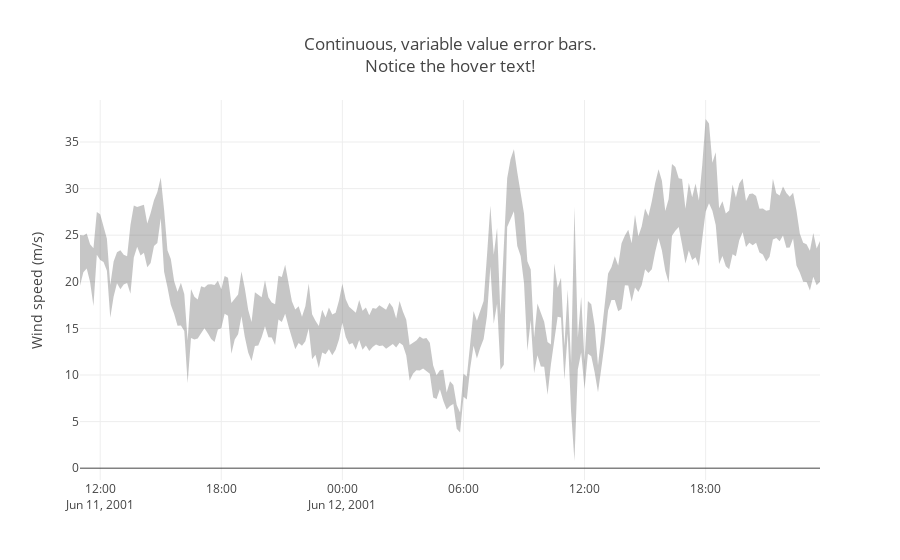

Notebook code for this chart:
### Code cell
df = pd.read_csv('https://raw.githubusercontent.com/plotly/datasets/master/wind_speed_laurel_nebraska.csv')

upper_bound = go.Scatter(
    name='Upper Bound',
    x=df['Time'],
    y=df['10 Min Sampled Avg']+df['10 Min Std Dev'],
    mode='lines',
    marker=dict(color="444"),
    line=dict(width=0),
    fillcolor='rgba(68, 68, 68, 0.3)',
    fill='tonexty')

trace = go.Scatter(
    name='Measurement',
    x=df['Time'],
    y=df['10 Min Sampled Avg'],
    mode='lines',
    line=dict(color='rgb(31, 119, 180)'),
    fillcolor='rgba(68, 68, 68, 0.3)',
    fill='tonexty')

lower_bound = go.Scatter(
    name='Lower Bound',
    x=df['Time'],
    y=df['10 Min Sampled Avg']-df['10 Min Std Dev'],
    marker=dict(color="444"),
    line=dict(width=0),
    mode='lines')

# Trace order can be important
# with continuous error bars
data = [
    lower_bound, 
#     trace, 
    upper_bound
]

layout = go.Layout(
    yaxis=dict(title='Wind speed (m/s)'),
    title='Continuous, variable value error bars.<br>Notice the hover text!',
    showlegend = False)

fig = go.Figure(data=data, layout=layout)
iplot(fig, filename='pandas-continuous-error-bars')

### Figure 1 — Plotly figure (JSON) as saved in the notebook; plotly's stock layout.template omitted (floating-point values rounded to 4 significant figures; data arrays with more than 128 entries replaced by an {"elided": "..."} marker saying what was removed)
{"data": [{"line": {"width": 0}, "marker": {"color": "444"}, "mode": "lines", "name": "Lower Bound", "type": "scatter", "x": {"elided": "221 str values"}, "y": {"elided": "221 float values"}}, {"fill": "tonexty", "fillcolor": "rgba(68, 68, 68, 0.3)", "line": {"width": 0}, "marker": {"color": "444"}, "mode": "lines", "name": "Upper Bound", "type": "scatter", "x": {"elided": "221 str values"}, "y": {"elided": "221 float values"}}], "layout": {"showlegend": false, "title": "Continuous, variable value error bars.<br>Notice the hover text!", "yaxis": {"title": "Wind speed (m/s)"}}}
